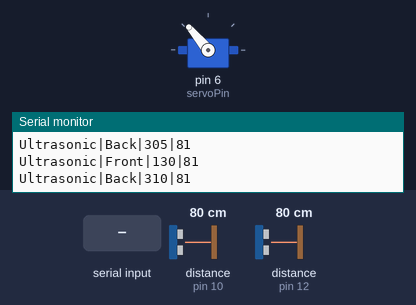
A sketch run on a simulated Arduino Uno, built with avr-gcc and run on an emulated ATmega328P. Shown: servo, the last lines printed to the serial monitor. The test bench sets the inputs (shaded band); at power-on: distance to the obstacle (sensors on pin 10, pin 12) 80 cm. The echo pulse lasts 58.3 µs per cm.

Above: at 1.2 s.
1.3 s: "fast;" received over Serial
4.3 s: distance to the obstacle (sensor on pin 10) set to 35 cm
7.3 s: distance to the obstacle (sensor on pin 10) set to 250 cm
At 7.52 s:
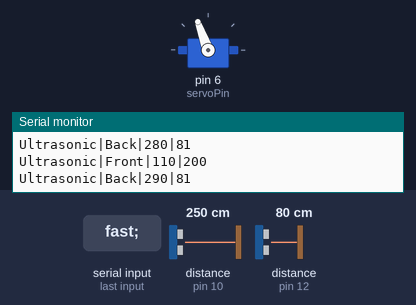
10.3 s: distance to the obstacle (sensor on pin 10) set to 2 cm
13.3 s: distance to the obstacle (sensor on pin 12) set to 183 cm
At 13.49 s:
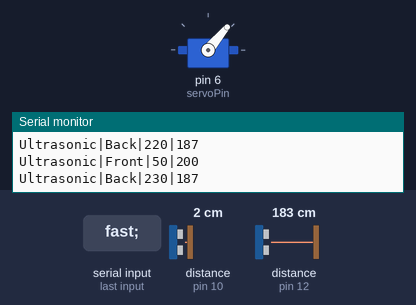
Timing chart, 0 to 17.3 s (numbered marks = the images above; inputs shaded):
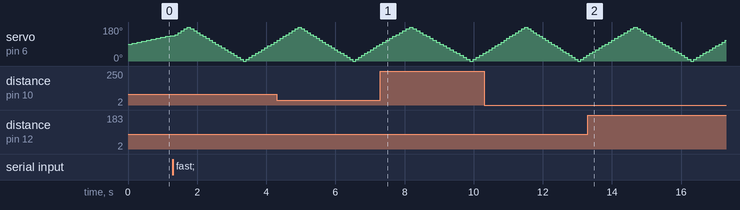

The sketch:

servo-radar.ino
```cpp
#include "Arduino.h"
#include "Servo.h"
#include "NewPing.h"

// Ultrasonic Sensor
const uint16_t maxDistance = 200;

uint8_t averageScanAmount = 3;
const uint8_t averageScanAmountFast = 2;
const uint8_t averageScanAmountMedium = 3;
const uint8_t averageScanAmountDetailed = 3;

// Ultrasonic Sensor #1
const uint8_t trigPin = 9;
const uint8_t echoPin = 10;
const char sonar1Name[] = "Front";

NewPing sonar1(trigPin, echoPin, maxDistance);


// Ultrasonic Sensor #2
const uint8_t trigPin2 = 11;
const uint8_t echoPin2 = 12;
const char sonar2Name[] = "Back";

NewPing sonar2(trigPin2, echoPin2, maxDistance);


// Ultrasonic Servo
Servo ServoMotor;
const uint8_t servoPin = 6;
uint8_t servoRotationAngel = 5;
const uint8_t servoRotationAngelFast = 10;
const uint8_t servoRotationAngelMedium = 5;
const uint8_t servoRotationAngelDetailed = 1;

const uint8_t seroRotationDurationPerAngle = 2;


enum direction {
    left,
    center,
    right
};

uint8_t servoPos = 90;
direction servoMovement = right;

// ------------------------------
//            SETUP
// ------------------------------

void setup()
{
    Serial.begin(115200);

    // attach servo pin and set to initial direction
    ServoMotor.attach(servoPin, 450, 2400); // 400, 2600 to fix rotation issues
    ServoMotor.write(servoPos);
    servoRotationAngel = servoRotationAngelMedium;
}


long GetRange(int id)
{
    if(id == 1)
    {
        return sonar1.convert_cm(sonar1.ping_median(averageScanAmount));
        //return sonar1.ping_cm();
    }

    if(id == 2)
    {
        return sonar2.convert_cm(sonar2.ping_median(averageScanAmount));
        // return sonar2.ping_cm();
    }

    return 0;
}


uint8_t GetNextServoAngle()
{
    if(servoPos <= 0)
    {
        servoMovement = right;
        servoPos = 0;
    }

    if(servoPos >= 180)
    {
        servoMovement = left;
        servoPos = 180;
    }

    if(servoMovement == right)
    {
        servoPos += servoRotationAngel;
    }
    else
    {
        servoPos -= servoRotationAngel;
    }

    if(servoPos <= 0) { servoPos = 0; }
    if(servoPos >= 180) { servoPos = 180; }

    return servoPos;
}


void ReadDataAndSetSpeed()
{
    String data;
    if (Serial.available() > 0) {
        data = Serial.readStringUntil(';');

        if(data == "fast")
        {
            servoRotationAngel = servoRotationAngelFast;
            averageScanAmount = averageScanAmountFast;
            return;
        }

        if(data == "medium")
        {
            servoRotationAngel = servoRotationAngelMedium;
            averageScanAmount = averageScanAmountMedium;
            return;
        }

        if(data == "detail")
        {
            servoRotationAngel = servoRotationAngelDetailed;
            averageScanAmount = averageScanAmountDetailed;
            return;
        }
    }
}


void loop()
{
    ReadDataAndSetSpeed();

    long rangeFront = GetRange(1);
    long rangeBack = GetRange(2);

    uint8_t actualServoPos = ServoMotor.read();
    if(servoPos == actualServoPos)
    {
        uint8_t nextAngle = GetNextServoAngle();
        ServoMotor.write(nextAngle);
        delay(seroRotationDurationPerAngle * (abs(nextAngle - actualServoPos)));
    }

    if(rangeFront < 5) { rangeFront = maxDistance; }
    if(rangeFront > maxDistance) { rangeFront = maxDistance; }
    Serial.print("Ultrasonic");
    Serial.print("|");
    Serial.print(sonar1Name);
    Serial.print("|");
    Serial.print(servoPos);
    Serial.print("|");
    Serial.println(rangeFront);

    if(rangeBack < 5) { rangeBack = maxDistance; }
    if(rangeBack > maxDistance) { rangeBack = maxDistance; }
    Serial.print("Ultrasonic");
    Serial.print("|");
    Serial.print(sonar2Name);
    Serial.print("|");
    Serial.print((servoPos+180%360));
    Serial.print("|");
    Serial.println(rangeBack);
}
```
